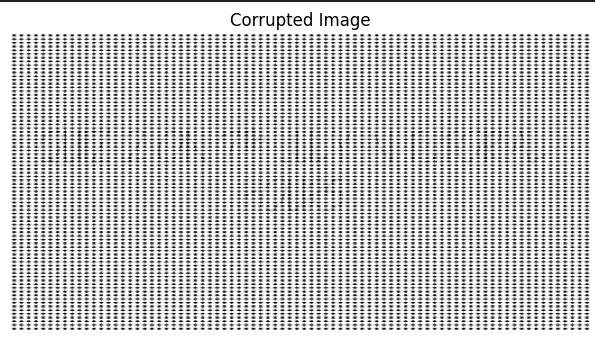
#> input picture corrupted_image.png, 595 x 342 px
$ jupyter execute Q1B_Missing_Boundaries.ipynb   (older library calls are emulated)
#> lines starting #> are read from the running program, lines starting #| are printed output that depends on the picture
[cell 1]
import os
import zipfile
import cv2
import numpy as np
import matplotlib.pyplot as plt
from google.colab import files

print("Upload your missing boundaries image or zip file:")
uploaded = files.upload()
#> the answer given: corrupted_image.png
fname = list(uploaded.keys())[0]

img_path = fname

# extract if it's a zip file
if zipfile.is_zipfile(fname):
    with zipfile.ZipFile(fname, 'r') as z:
        z.extractall("edge_files")

    # hunt for the image file
    for root, dirs, files_list in os.walk("edge_files"):
        for f in files_list:
            if "missing" in f.lower() or "boundary" in f.lower() or f.lower().endswith(('.png', '.jpg')):
                img_path = os.path.join(root, f)
                break

# load image in grayscale (0)
img = cv2.imread(img_path, 0)
#> img: shape (342, 595); min 0, max 255, mean 201.4

if img is None:
    print("Error: Could not load image")

# apply gaussian blur to reduce background noise
blurred = cv2.GaussianBlur(img, (5, 5), 0)
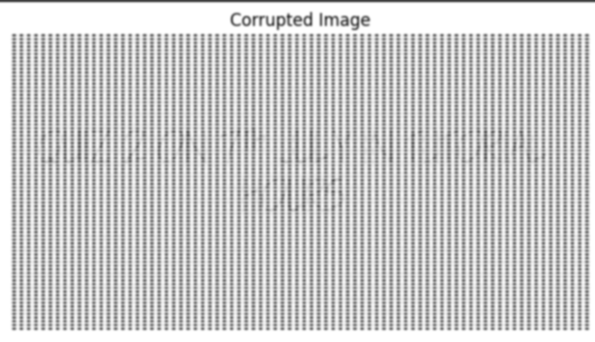
#> blurred: shape (342, 595); min 62, max 255, mean 201.5

# calculate sobel derivatives (edges)
sobelx = cv2.Sobel(blurred, cv2.CV_64F, 1, 0, ksize=3)
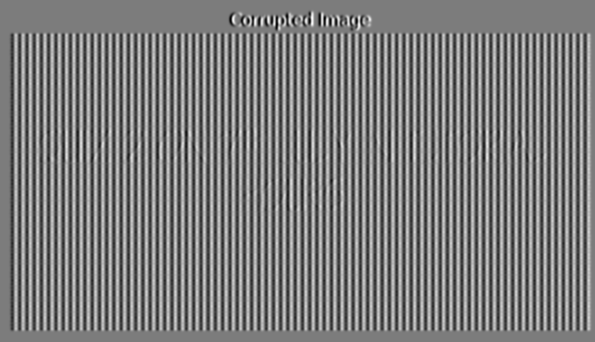
#> sobelx: shape (342, 595) float64; min -492, max 517, mean 0; drawn with min black and max white
sobely = cv2.Sobel(blurred, cv2.CV_64F, 0, 1, ksize=3)
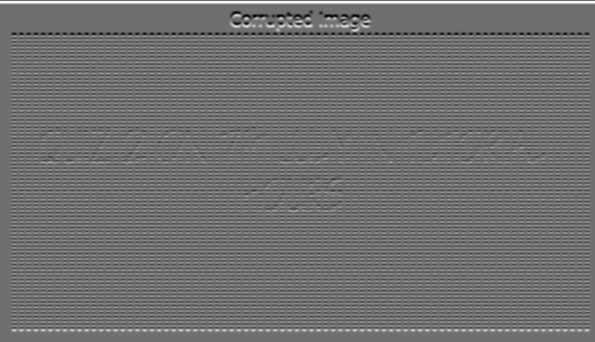
#> sobely: shape (342, 595) float64; min -432, max 552, mean 4; drawn with min black and max white

# calculate overall gradient magnitude
magnitude = np.sqrt(sobelx**2 + sobely**2)
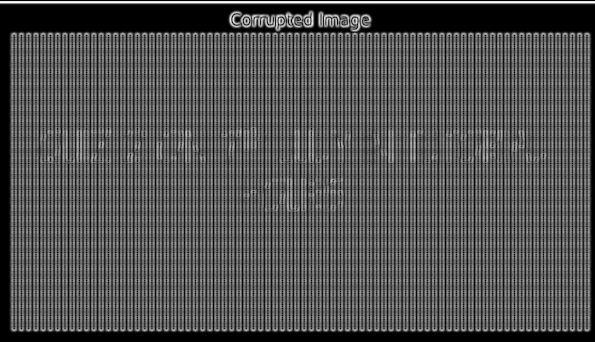
#> magnitude: shape (342, 595) float64; min 0, max 552, mean 176; drawn with min black and max white

# convert back to standard 8-bit image format for displaying
sobelx_img = cv2.convertScaleAbs(sobelx)
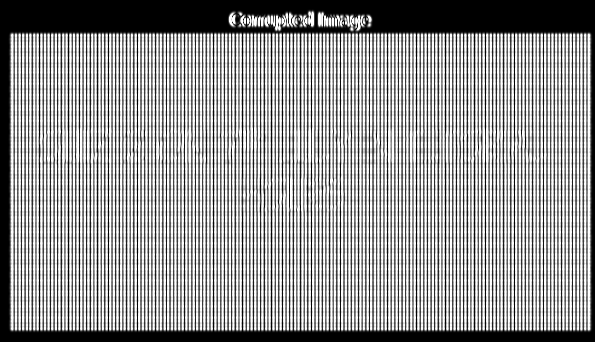
#> sobelx_img: shape (342, 595); min 0, max 255, mean 149.5
sobely_img = cv2.convertScaleAbs(sobely)
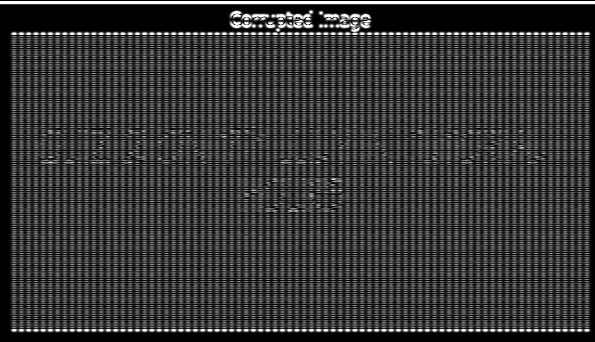
#> sobely_img: shape (342, 595); min 0, max 255, mean 54.1
mag_img = cv2.convertScaleAbs(magnitude)
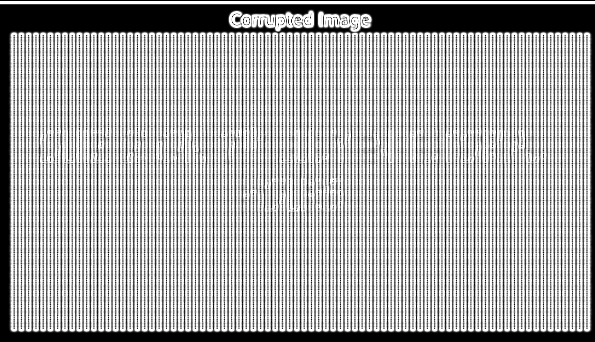
#> mag_img: shape (342, 595); min 0, max 255, mean 164.8

# plot all the results
plt.figure(figsize=(15, 8))

# 1.Original image
plt.subplot(2, 3, 1)
plt.imshow(img, cmap='gray')
plt.title('1. Original Image')
plt.axis('off')

# 2.Smoothed image
plt.subplot(2, 3, 2)
plt.imshow(blurred, cmap='gray')
plt.title('2. Smoothed (Gaussian)')
plt.axis('off')

# Empty position (optional)
plt.subplot(2, 3, 4)
plt.imshow(sobelx_img, cmap='gray')
plt.title('3. Sobel X (Vertical)')
plt.axis('off')

# 3.Sobel X output
plt.subplot(2, 3, 5)
plt.imshow(sobely_img, cmap='gray')
plt.title('4. Sobel Y (Horizontal)')
plt.axis('off')

# 4.Sobel Y output
plt.subplot(2, 3, 6)
plt.imshow(mag_img, cmap='gray')
plt.title('5. Final Edge Map')
plt.axis('off')

# 5.Combined edge map
plt.tight_layout()
plt.show()

$ run again, on notch_filter.png
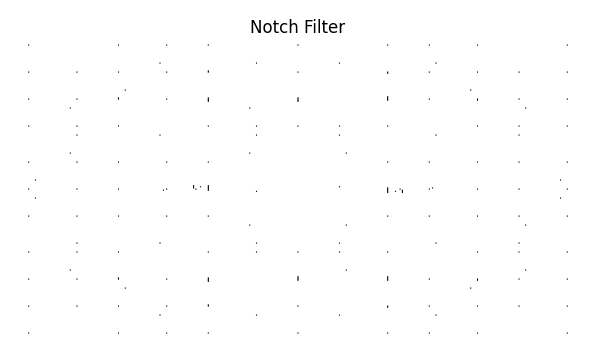
#> input picture notch_filter.png, 598 x 340 px
#> img is the input picture: shape (340, 598); min 0, max 255, mean 254.2
#> `sobelx = cv2.Sobel(blurred, cv2.CV_64F, 1, 0, ksize=3)`:
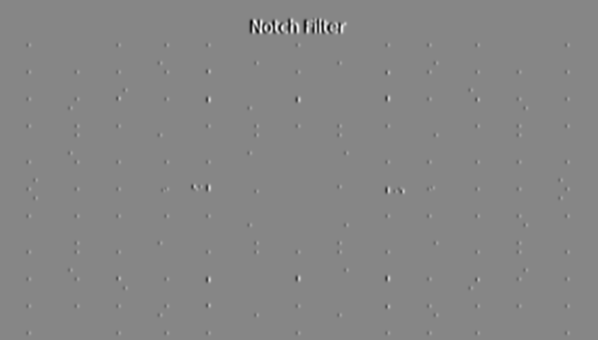
#> sobelx: shape (340, 598) float64; min -535, max 481, mean 0; drawn with min black and max white
#> `mag_img = cv2.convertScaleAbs(magnitude)`:
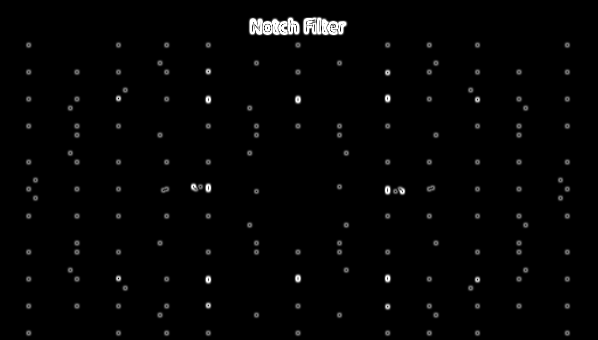
#> mag_img: shape (340, 598); min 0, max 255, mean 3.9
